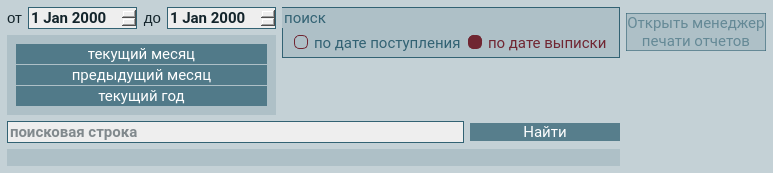
              <widget class="QFrame" name="archive_list">
               <property name="styleSheet">
                <string notr="true">background-color: rgba(50, 98, 115, 40);
font-size: 11pt;</string>
               </property>
               <layout class="QGridLayout" name="gridLayout_2">
                <property name="leftMargin">
                 <number>7</number>
                </property>
                <property name="topMargin">
                 <number>7</number>
                </property>
                <property name="rightMargin">
                 <number>7</number>
                </property>
                <property name="bottomMargin">
                 <number>7</number>
                </property>
                <property name="verticalSpacing">
                 <number>6</number>
                </property>
                <item row="4" column="2" rowspan="2">
                 <widget class="QPushButton" name="pushButtonOpenArchive">
                  <property name="maximumSize">
                   <size>
                    <width>150</width>
                    <height>16777215</height>
                   </size>
                  </property>
                  <property name="palette">
                   <palette>
                    <active>
                     <colorrole role="WindowText">
                      <brush brushstyle="SolidPattern">
                       <color alpha="255">
                        <red>255</red>
                        <green>255</green>
                        <blue>255</blue>
                       </color>
                      </brush>
                     </colorrole>
                     <colorrole role="Button">
                      <brush brushstyle="SolidPattern">
                       <color alpha="190">
                        <red>50</red>
                        <green>98</green>
                        <blue>115</blue>
                       </color>
                      </brush>
                     </colorrole>
                     <colorrole role="Light">
                      <brush brushstyle="SolidPattern">
                       <color alpha="255">
                        <red>60</red>
                        <green>145</green>
                        <blue>255</blue>
                       </color>
                      </brush>
                     </colorrole>
                     <colorrole role="Midlight">
                      <brush brushstyle="SolidPattern">
                       <color alpha="255">
                        <red>36</red>
                        <green>119</green>
                        <blue>227</blue>
                       </color>
                      </brush>
                     </colorrole>
                     <colorrole role="Dark">
                      <brush brushstyle="SolidPattern">
                       <color alpha="255">
                        <red>6</red>
                        <green>47</green>
                        <blue>100</blue>
                       </color>
                      </brush>
                     </colorrole>
                     <colorrole role="Mid">
                      <brush brushstyle="SolidPattern">
                       <color alpha="255">
                        <red>8</red>
                        <green>62</green>
                        <blue>133</blue>
                       </color>
                      </brush>
                     </colorrole>
                     <colorrole role="Text">
                      <brush brushstyle="SolidPattern">
                       <color alpha="255">
                        <red>255</red>
                        <green>255</green>
                        <blue>255</blue>
                       </color>
                      </brush>
                     </colorrole>
                     <colorrole role="BrightText">
                      <brush brushstyle="SolidPattern">
                       <color alpha="255">
                        <red>255</red>
                        <green>255</green>
                        <blue>255</blue>
                       </color>
                      </brush>
                     </colorrole>
                     <colorrole role="ButtonText">
                      <brush brushstyle="SolidPattern">
                       <color alpha="255">
                        <red>255</red>
                        <green>255</green>
                        <blue>255</blue>
                       </color>
                      </brush>
                     </colorrole>
                     <colorrole role="Base">
                      <brush brushstyle="SolidPattern">
                       <color alpha="190">
                        <red>50</red>
                        <green>98</green>
                        <blue>115</blue>
                       </color>
                      </brush>
                     </colorrole>
                     <colorrole role="Window">
                      <brush brushstyle="SolidPattern">
                       <color alpha="190">
                        <red>50</red>
                        <green>98</green>
                        <blue>115</blue>
                       </color>
                      </brush>
                     </colorrole>
                     <colorrole role="Shadow">
                      <brush brushstyle="SolidPattern">
                       <color alpha="255">
                        <red>0</red>
                        <green>0</green>
                        <blue>0</blue>
                       </color>
                      </brush>
                     </colorrole>
                     <colorrole role="AlternateBase">
                      <brush brushstyle="SolidPattern">
                       <color alpha="255">
                        <red>133</red>
                        <green>174</green>
                        <blue>227</blue>
                       </color>
                      </brush>
                     </colorrole>
                     <colorrole role="ToolTipBase">
                      <brush brushstyle="SolidPattern">
                       <color alpha="255">
                        <red>255</red>
                        <green>255</green>
                        <blue>220</blue>
                       </color>
                      </brush>
                     </colorrole>
                     <colorrole role="ToolTipText">
                      <brush brushstyle="SolidPattern">
                       <color alpha="255">
                        <red>0</red>
                        <green>0</green>
                        <blue>0</blue>
                       </color>
                      </brush>
                     </colorrole>
                     <colorrole role="PlaceholderText">
                      <brush brushstyle="SolidPattern">
                       <color alpha="128">
                        <red>255</red>
                        <green>255</green>
                        <blue>255</blue>
                       </color>
                      </brush>
                     </colorrole>
                    </active>
                    <inactive>
                     <colorrole role="WindowText">
                      <brush brushstyle="SolidPattern">
                       <color alpha="255">
                        <red>255</red>
                        <green>255</green>
                        <blue>255</blue>
                       </color>
                      </brush>
                     </colorrole>
                     <colorrole role="Button">
                      <brush brushstyle="SolidPattern">
                       <color alpha="190">
                        <red>50</red>
                        <green>98</green>
                        <blue>115</blue>
                       </color>
                      </brush>
                     </colorrole>
                     <colorrole role="Light">
                      <brush brushstyle="SolidPattern">
                       <color alpha="255">
                        <red>60</red>
                        <green>145</green>
                        <blue>255</blue>
                       </color>
                      </brush>
                     </colorrole>
                     <colorrole role="Midlight">
                      <brush brushstyle="SolidPattern">
                       <color alpha="255">
                        <red>36</red>
                        <green>119</green>
                        <blue>227</blue>
                       </color>
                      </brush>
                     </colorrole>
                     <colorrole role="Dark">
                      <brush brushstyle="SolidPattern">
                       <color alpha="255">
                        <red>6</red>
                        <green>47</green>
                        <blue>100</blue>
                       </color>
                      </brush>
                     </colorrole>
                     <colorrole role="Mid">
                      <brush brushstyle="SolidPattern">
                       <color alpha="255">
                        <red>8</red>
                        <green>62</green>
                        <blue>133</blue>
                       </color>
                      </brush>
                     </colorrole>
                     <colorrole role="Text">
                      <brush brushstyle="SolidPattern">
                       <color alpha="255">
                        <red>255</red>
                        <green>255</green>
                        <blue>255</blue>
                       </color>
                      </brush>
                     </colorrole>
                     <colorrole role="BrightText">
                      <brush brushstyle="SolidPattern">
                       <color alpha="255">
                        <red>255</red>
                        <green>255</green>
                        <blue>255</blue>
                       </color>
                      </brush>
                     </colorrole>
                     <colorrole role="ButtonText">
                      <brush brushstyle="SolidPattern">
                       <color alpha="255">
                        <red>255</red>
                        <green>255</green>
                        <blue>255</blue>
                       </color>
                      </brush>
                     </colorrole>
                     <colorrole role="Base">
                      <brush brushstyle="SolidPattern">
                       <color alpha="190">
                        <red>50</red>
                        <green>98</green>
                        <blue>115</blue>
                       </color>
                      </brush>
                     </colorrole>
                     <colorrole role="Window">
                      <brush brushstyle="SolidPattern">
                       <color alpha="190">
                        <red>50</red>
                        <green>98</green>
                        <blue>115</blue>
                       </color>
                      </brush>
                     </colorrole>
                     <colorrole role="Shadow">
                      <brush brushstyle="SolidPattern">
                       <color alpha="255">
                        <red>0</red>
                        <green>0</green>
                        <blue>0</blue>
                       </color>
                      </brush>
                     </colorrole>
                     <colorrole role="AlternateBase">
                      <brush brushstyle="SolidPattern">
                       <color alpha="255">
                        <red>133</red>
                        <green>174</green>
                        <blue>227</blue>
                       </color>
                      </brush>
                     </colorrole>
                     <colorrole role="ToolTipBase">
                      <brush brushstyle="SolidPattern">
                       <color alpha="255">
                        <red>255</red>
                        <green>255</green>
                        <blue>220</blue>
                       </color>
                      </brush>
                     </colorrole>
                     <colorrole role="ToolTipText">
                      <brush brushstyle="SolidPattern">
                       <color alpha="255">
                        <red>0</red>
                        <green>0</green>
                        <blue>0</blue>
                       </color>
                      </brush>
                     </colorrole>
                     <colorrole role="PlaceholderText">
                      <brush brushstyle="SolidPattern">
                       <color alpha="128">
                        <red>255</red>
                        <green>255</green>
                        <blue>255</blue>
                       </color>
                      </brush>
                     </colorrole>
                    </inactive>
                    <disabled>
                     <colorrole role="WindowText">
                      <brush brushstyle="SolidPattern">
                       <color alpha="255">
                        <red>255</red>
                        <green>255</green>
                        <blue>255</blue>
                       </color>
                      </brush>
                     </colorrole>
                     <colorrole role="Button">
                      <brush brushstyle="SolidPattern">
                       <color alpha="190">
                        <red>50</red>
                        <green>98</green>
                        <blue>115</blue>
                       </color>
                      </brush>
                     </colorrole>
                     <colorrole role="Light">
                      <brush brushstyle="SolidPattern">
                       <color alpha="255">
                        <red>60</red>
                        <green>145</green>
                        <blue>255</blue>
                       </color>
                      </brush>
                     </colorrole>
                     <colorrole role="Midlight">
                      <brush brushstyle="SolidPattern">
                       <color alpha="255">
                        <red>36</red>
                        <green>119</green>
                        <blue>227</blue>
                       </color>
                      </brush>
                     </colorrole>
                     <colorrole role="Dark">
                      <brush brushstyle="SolidPattern">
                       <color alpha="255">
                        <red>6</red>
                        <green>47</green>
                        <blue>100</blue>
                       </color>
                      </brush>
                     </colorrole>
                     <colorrole role="Mid">
                      <brush brushstyle="SolidPattern">
                       <color alpha="255">
                        <red>8</red>
                        <green>62</green>
                        <blue>133</blue>
                       </color>
                      </brush>
                     </colorrole>
                     <colorrole role="Text">
                      <brush brushstyle="SolidPattern">
                       <color alpha="255">
                        <red>255</red>
                        <green>255</green>
                        <blue>255</blue>
                       </color>
                      </brush>
                     </colorrole>
                     <colorrole role="BrightText">
                      <brush brushstyle="SolidPattern">
                       <color alpha="255">
                        <red>255</red>
                        <green>255</green>
                        <blue>255</blue>
                       </color>
                      </brush>
                     </colorrole>
                     <colorrole role="ButtonText">
                      <brush brushstyle="SolidPattern">
                       <color alpha="255">
                        <red>255</red>
                        <green>255</green>
                        <blue>255</blue>
                       </color>
                      </brush>
                     </colorrole>
                     <colorrole role="Base">
                      <brush brushstyle="SolidPattern">
                       <color alpha="190">
                        <red>50</red>
                        <green>98</green>
                        <blue>115</blue>
                       </color>
                      </brush>
                     </colorrole>
                     <colorrole role="Window">
                      <brush brushstyle="SolidPattern">
                       <color alpha="190">
                        <red>50</red>
                        <green>98</green>
                        <blue>115</blue>
                       </color>
                      </brush>
                     </colorrole>
                     <colorrole role="Shadow">
                      <brush brushstyle="SolidPattern">
                       <color alpha="255">
                        <red>0</red>
                        <green>0</green>
                        <blue>0</blue>
                       </color>
                      </brush>
                     </colorrole>
                     <colorrole role="AlternateBase">
                      <brush brushstyle="SolidPattern">
                       <color alpha="255">
                        <red>12</red>
                        <green>94</green>
                        <blue>200</blue>
                       </color>
                      </brush>
                     </colorrole>
                     <colorrole role="ToolTipBase">
                      <brush brushstyle="SolidPattern">
                       <color alpha="255">
                        <red>255</red>
                        <green>255</green>
                        <blue>220</blue>
                       </color>
                      </brush>
                     </colorrole>
                     <colorrole role="ToolTipText">
                      <brush brushstyle="SolidPattern">
                       <color alpha="255">
                        <red>0</red>
                        <green>0</green>
                        <blue>0</blue>
                       </color>
                      </brush>
                     </colorrole>
                     <colorrole role="PlaceholderText">
                      <brush brushstyle="SolidPattern">
                       <color alpha="128">
                        <red>255</red>
                        <green>255</green>
                        <blue>255</blue>
                       </color>
                      </brush>
                     </colorrole>
                    </disabled>
                   </palette>
                  </property>
                  <property name="font">
                   <font>
                    <family>Roboto</family>
                    <pointsize>11</pointsize>
                    <italic>false</italic>
                    <bold>false</bold>
                   </font>
                  </property>
                  <property name="styleSheet">
                   <string notr="true">QPushButton {
background-color: rgba(50, 98, 115, 190);
font-size: 11pt;
color: White;
border: None;
}

QPushButton::hover {
background-color: rgba(50, 98, 115, 255);
border: 2px solid rgba(92, 158, 173, 255);
}

QPushButton::pressed {
background-color: rgba(92, 158, 173, 255);
border: 1px solid rgba(255, 255, 255, 255);
}</string>
                  </property>
                  <property name="text">
                   <string>Найти</string>
                  </property>
                  <property name="icon">
                   <iconset resource="../res_main.qrc">
                    <normaloff>:/icon/icons/search_white_36dp.svg</normaloff>:/icon/icons/search_white_36dp.svg</iconset>
                  </property>
                  <property name="iconSize">
                   <size>
                    <width>26</width>
                    <height>26</height>
                   </size>
                  </property>
                 </widget>
                </item>
                <item row="4" column="0" rowspan="2" colspan="2">
                 <widget class="QLineEdit" name="lineEdit">
                  <property name="font">
                   <font>
                    <family>Roboto</family>
                    <pointsize>11</pointsize>
                    <italic>false</italic>
                    <bold>true</bold>
                   </font>
                  </property>
                  <property name="styleSheet">
                   <string notr="true">background-color: #EEEEEE;
color: #13242B;
border: 1px solid #326273;
font-weight: bold;
</string>
                  </property>
                  <property name="placeholderText">
                   <string>поисковая строка</string>
                  </property>
                 </widget>
                </item>
                <item row="6" column="0" colspan="3">
                 <widget class="QLabel" name="label_archive_pt">
                  <property name="text">
                   <string/>
                  </property>
                  <property name="alignment">
                   <set>Qt::AlignCenter</set>
                  </property>
                 </widget>
                </item>
                <item row="0" column="3" rowspan="2">
                 <widget class="QPushButton" name="pushButton_report_manager">
                  <property name="enabled">
                   <bool>false</bool>
                  </property>
                  <property name="font">
                   <font>
                    <family>Roboto</family>
                    <pointsize>11</pointsize>
                    <italic>false</italic>
                    <bold>false</bold>
                   </font>
                  </property>
                  <property name="styleSheet">
                   <string notr="true">QPushButton {
background-color: rgba(50, 98, 115, 190);
font-size: 11pt;
color: White;
border: None;
}

QPushButton::hover {
background-color: rgba(50, 98, 115, 255);
border: 2px solid rgba(92, 158, 173, 255);
}

QPushButton::pressed {
background-color: rgba(92, 158, 173, 255);
border: 1px solid rgba(255, 255, 255, 255);
}

QPushButton::disabled {
background-color:  rgba(50, 98, 115, 40);
border: 1px solid rgba(50, 98, 115, 150);
color:  rgba(50, 98, 115, 150);
}</string>
                  </property>
                  <property name="text">
                   <string>Открыть менеджер
печати отчетов</string>
                  </property>
                 </widget>
                </item>
                <item row="0" column="1" rowspan="2" colspan="2">
                 <widget class="QGroupBox" name="groupBox_sort_archive">
                  <property name="minimumSize">
                   <size>
                    <width>0</width>
                    <height>50</height>
                   </size>
                  </property>
                  <property name="font">
                   <font>
                    <family>Roboto</family>
                    <pointsize>11</pointsize>
                    <italic>false</italic>
                    <bold>false</bold>
                   </font>
                  </property>
                  <property name="styleSheet">
                   <string notr="true">font-size: 11pt;
color: rgba(50, 98, 115, 255);
border: 1px solid  rgba(50, 98, 115, 255);</string>
                  </property>
                  <property name="title">
                   <string>поиск</string>
                  </property>
                  <layout class="QGridLayout" name="gridLayout_6">
                   <property name="topMargin">
                    <number>1</number>
                   </property>
                   <property name="bottomMargin">
                    <number>1</number>
                   </property>
                   <property name="verticalSpacing">
                    <number>1</number>
                   </property>
                   <item row="0" column="1">
                    <widget class="QRadioButton" name="radioButton_discharge">
                     <property name="font">
                      <font>
                       <family>Roboto</family>
                       <pointsize>11</pointsize>
                       <italic>false</italic>
                       <bold>false</bold>
                      </font>
                     </property>
                     <property name="styleSheet">
                      <string notr="true">QRadioButton {
	color: #326273;
	border: none;
	background-color: none;
}
QRadioButton:checked {
   color: #702632;
}
QRadioButton::indicator:checked {
	border-style:solid;
	border-radius:5px;
	border-width: 1px;
	border-color: #702632;
	color: #FFFFFF;
	background-color: #702632;
}
QRadioButton::indicator:!checked {
	border-style:solid;
	border-radius:5px;
	border-width: 1px;
	border-color: #702632;
	color: #FFFFFF;
	background-color: none;
}</string>
                     </property>
                     <property name="text">
                      <string>по дате выписки</string>
                     </property>
                     <property name="checked">
                      <bool>true</bool>
                     </property>
                    </widget>
                   </item>
                   <item row="0" column="0">
                    <widget class="QRadioButton" name="radioButton_admission">
                     <property name="font">
                      <font>
                       <family>Roboto</family>
                       <pointsize>11</pointsize>
                       <italic>false</italic>
                       <bold>false</bold>
                      </font>
                     </property>
                     <property name="styleSheet">
                      <string notr="true">QRadioButton {
	color: #326273;
	border: none;
	background-color: none;
}
QRadioButton:checked {
   color: #702632;
}
QRadioButton::indicator:checked {
	border-style:solid;
	border-radius:5px;
	border-width: 1px;
	border-color: #702632;
	color: #FFFFFF;
	background-color: #702632;
}
QRadioButton::indicator:!checked {
	border-style:solid;
	border-radius:5px;
	border-width: 1px;
	border-color: #702632;
	color: #FFFFFF;
	background-color: none;
}</string>
                     </property>
                     <property name="text">
                      <string>по дате поступления</string>
                     </property>
                     <property name="checked">
                      <bool>false</bool>
                     </property>
                    </widget>
                   </item>
                  </layout>
                 </widget>
                </item>
                <item row="0" column="0">
                 <layout class="QHBoxLayout" name="dates">
                  <item>
                   <widget class="QLabel" name="label_3">
                    <property name="layoutDirection">
                     <enum>Qt::RightToLeft</enum>
                    </property>
                    <property name="styleSheet">
                     <string notr="true">background-color: none;
color: #13242B;
</string>
                    </property>
                    <property name="text">
                     <string>&lt;html&gt;&lt;head/&gt;&lt;body&gt;&lt;p align=&quot;right&quot;&gt;от&lt;/p&gt;&lt;/body&gt;&lt;/html&gt;</string>
                    </property>
                   </widget>
                  </item>
                  <item>
                   <widget class="QDateEdit" name="dateEdit_find_1">
                    <property name="font">
                     <font>
                      <family>Roboto</family>
                      <pointsize>11</pointsize>
                      <italic>false</italic>
                      <bold>true</bold>
                     </font>
                    </property>
                    <property name="styleSheet">
                     <string notr="true">background-color: #EEEEEE;
color: #13242B;
border: 1px solid #326273;
font-weight: bold;
</string>
                    </property>
                   </widget>
                  </item>
                  <item>
                   <widget class="QLabel" name="label_4">
                    <property name="layoutDirection">
                     <enum>Qt::RightToLeft</enum>
                    </property>
                    <property name="styleSheet">
                     <string notr="true">background-color: none;
color: #13242B;
</string>
                    </property>
                    <property name="text">
                     <string>&lt;html&gt;&lt;head/&gt;&lt;body&gt;&lt;p align=&quot;right&quot;&gt;до&lt;/p&gt;&lt;/body&gt;&lt;/html&gt;</string>
                    </property>
                   </widget>
                  </item>
                  <item>
                   <widget class="QDateEdit" name="dateEdit_find_2">
                    <property name="font">
                     <font>
                      <family>Roboto</family>
                      <pointsize>11</pointsize>
                      <italic>false</italic>
                      <bold>true</bold>
                     </font>
                    </property>
                    <property name="styleSheet">
                     <string notr="true">background-color: #EEEEEE;
color: #13242B;
border: 1px solid #326273;
font-weight: bold;
</string>
                    </property>
                   </widget>
                  </item>
                 </layout>
                </item>
                <item row="1" column="0" rowspan="3">
                 <widget class="QFrame" name="change_dates">
                  <layout class="QVBoxLayout" name="verticalLayout_3">
                   <property name="spacing">
                    <number>1</number>
                   </property>
                   <item>
                    <widget class="QPushButton" name="pushButton_month">
                     <property name="minimumSize">
                      <size>
                       <width>150</width>
                       <height>20</height>
                      </size>
                     </property>
                     <property name="font">
                      <font>
                       <family>Roboto</family>
                       <pointsize>11</pointsize>
                       <italic>false</italic>
                       <bold>false</bold>
                      </font>
                     </property>
                     <property name="styleSheet">
                      <string notr="true">QPushButton {
background-color: rgba(50, 98, 115, 190);
font-size: 11pt;
color: White;
border: None;
}

QPushButton::hover {
background-color: rgba(50, 98, 115, 255);
border: 2px solid rgba(92, 158, 173, 255);
}

QPushButton::pressed {
background-color: rgba(92, 158, 173, 255);
border: 1px solid rgba(255, 255, 255, 255);
}</string>
                     </property>
                     <property name="text">
                      <string>текущий месяц</string>
                     </property>
                    </widget>
                   </item>
                   <item>
                    <widget class="QPushButton" name="pushButton_previous_month">
                     <property name="minimumSize">
                      <size>
                       <width>150</width>
                       <height>20</height>
                      </size>
                     </property>
                     <property name="font">
                      <font>
                       <family>Roboto</family>
                       <pointsize>11</pointsize>
                       <italic>false</italic>
                       <bold>false</bold>
                      </font>
                     </property>
                     <property name="styleSheet">
                      <string notr="true">QPushButton {
background-color: rgba(50, 98, 115, 190);
font-size: 11pt;
color: White;
border: None;
}

QPushButton::hover {
background-color: rgba(50, 98, 115, 255);
border: 2px solid rgba(92, 158, 173, 255);
}

QPushButton::pressed {
background-color: rgba(92, 158, 173, 255);
border: 1px solid rgba(255, 255, 255, 255);
}</string>
                     </property>
                     <property name="text">
                      <string>предыдущий месяц</string>
                     </property>
                    </widget>
                   </item>
                   <item>
                    <widget class="QPushButton" name="pushButton_year">
                     <property name="minimumSize">
                      <size>
                       <width>150</width>
                       <height>20</height>
                      </size>
                     </property>
                     <property name="font">
                      <font>
                       <family>Roboto</family>
                       <pointsize>11</pointsize>
                       <italic>false</italic>
                       <bold>false</bold>
                      </font>
                     </property>
                     <property name="styleSheet">
                      <string notr="true">QPushButton {
background-color: rgba(50, 98, 115, 190);
font-size: 11pt;
color: White;
border: None;
}

QPushButton::hover {
background-color: rgba(50, 98, 115, 255);
border: 2px solid rgba(92, 158, 173, 255);
}

QPushButton::pressed {
background-color: rgba(92, 158, 173, 255);
border: 1px solid rgba(255, 255, 255, 255);
}</string>
                     </property>
                     <property name="text">
                      <string>текущий год</string>
                     </property>
                    </widget>
                   </item>
                  </layout>
                 </widget>
                </item>
               </layout>
              </widget>
